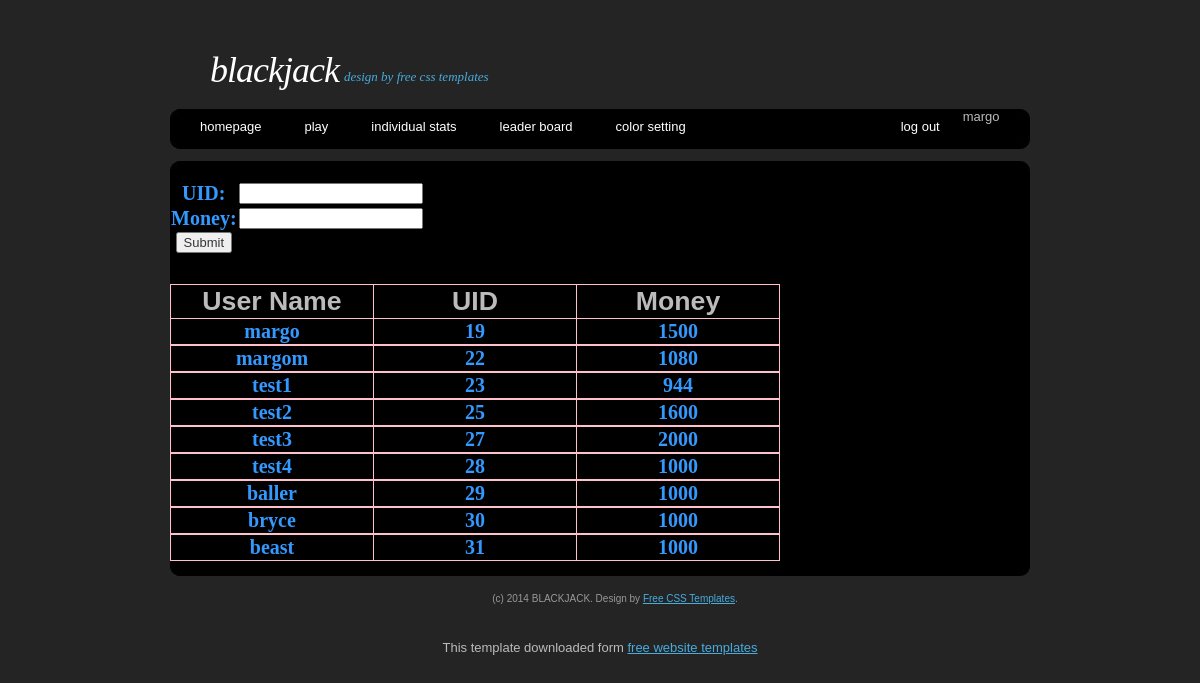
The page /admin.php (signed in) on the database its author committed.
### tables this page shows
CREATE TABLE IF NOT EXISTS `uinfo` (
  `uid` int(11) NOT NULL,
  `money` double NOT NULL DEFAULT '1000',
  `last_login` timestamp NOT NULL DEFAULT CURRENT_TIMESTAMP ON UPDATE CURRENT_TIMESTAMP,
  UNIQUE KEY `user_id` (`uid`)
);

CREATE TABLE IF NOT EXISTS `user` (
  `uid` int(11) NOT NULL AUTO_INCREMENT,
  `FName` varchar(25) NOT NULL,
  `LName` varchar(40) NOT NULL,
  `Email` varchar(257) NOT NULL,
  `user_name` varchar(40) NOT NULL,
  `pass` varchar(257) NOT NULL,
  PRIMARY KEY (`uid`)
);

### admin.php (the view, shortened to what this page needs)
<?php
require_once 'header.php';
$con=mysqli_connect("127.0.0.1","login","login","blackjack") or die(mysql_error());
?>
<form action= admin.php method="post">
    <table class="form">
        <tr><td>UID: </td><td><input type=text name=uid length=6></td></tr>
        <tr><td>Money: </td><td><input type=text name=money length=10></td></tr>
        <tr><td><input type="submit" name="submit"></td></tr>
    </table>
</form>
<?php
$getUid = "SELECT u.user_name, i.uid, i.money FROM user AS u INNER JOIN uinfo AS i ON u.uid=i.uid";
$count = 0;
$getVal = mysqli_query($con, $getUid);
while($info = mysqli_fetch_array( $getVal )){
    echo "<table> ";
    if ($count == 0)
    {
        echo "<tr><th>User Name</th><th>UID</th><th>Money</th></tr>";
    }
    echo "<tr><td class='dis'>$info[user_name]</td><td class='dis'>$info[uid]</td><td class='dis'>$info[money]</td></tr>";
    echo "</table>";
    $count++;
}
require 'footer.php';

### default.css (style rules this page uses)
form { margin: 0; padding: 0; }
input, textarea, select { font-family: "Trebuchet MS", Arial, Helvetica, sans-serif; font-size: 13px; color: #333333; }
table, th { border:1px solid pink; border-collapse:collapse; font-size: 20pt; }
table.form, td.form { border: 1px; width: 200px; font-weight: bold; font-family: "Times New Roman"; font-size:15pt; text-align: center; color:#3399FF; }
td.dis { border: 1px solid pink; width: 200px; font-weight: bold; font-family: "Times New Roman"; font-size:15pt; text-align: center; color:#3399FF; }

### rows shown on the page
uinfo: shows "User Name", uid.user_name "margo", uid "19", money "1500"
uinfo: uid.user_name "margom", uid "22", money "1080"
uinfo: uid.user_name "test1", uid "23", money "944"
uinfo: uid.user_name "test2", uid "25", money "1600"
uinfo: uid.user_name "test3", uid "27", money "2000"
uinfo: uid.user_name "test4", uid "28", money "1000"
uinfo: uid.user_name "baller", uid "29", money "1000"
uinfo: uid.user_name "bryce", uid "30", money "1000"
uinfo: uid.user_name "beast", uid "31", money "1000"

### other values the page prints
$_SESSION["user"] "margo"
